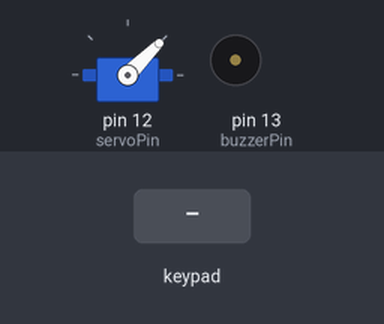
This sketch was run on a simulated Arduino Uno, built with avr-gcc and run on an emulated ATmega328P. Parts: servo, buzzer (waves = sounding, pin HIGH). Wiring (inferred from the names in the program): 4×4 keypad with keys 1 2 3 A 4 5 6 B 7 8 9 C * 0 # D: rows pin 11, pin 10, pin 9, pin 8; columns pin 7, pin 6, pin 5, pin 4. Inputs (shaded band) come from the test bench. Pins used as bus, display or sensor lines are not drawn.

Above: at 1.2 s.
1.3 s: keypad keys 1 2 3 4 pressed 0.4 s apart
At 1.5 s:
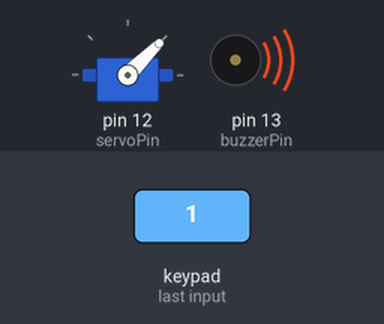
At 3.8 s:
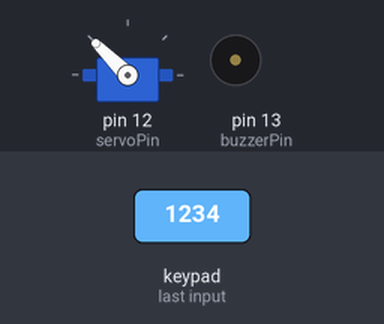
Timing chart, 0 to 6.3 s (numbered marks = the images above; inputs shaded):
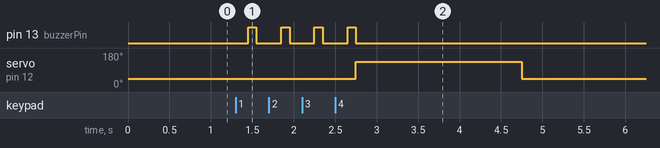

Measured:
- after the input at 1.3 s, pin 13 (buzzerPin): alternates HIGH for 0.10 s and LOW for 0.30 s, 8 changes in all, then stays LOW, starting after 0.15 s; servo on pin 12 (servoPin): 45° → 135° after 1.5 s, → 45° 2.0 s later

The sketch:

keypad_2.ino
```cpp
#include <Servo.h>

// Define row and column pins
const byte ROWS = 4;
const byte COLS = 4;
byte rowPins[4] = {11, 10, 9, 8}; // Row pins
byte colPins[4] = {7, 6, 5, 4};   // Column pins

// Key mapping table
char keys[ROWS][COLS] = {
  {'1', '2', '3', 'A'},
  {'4', '5', '6', 'B'},
  {'7', '8', '9', 'C'},
  {'*', '0', '#', 'D'}
};

Servo myservo;     // Create servo object to control a servo
int servoPin = 12;  // Define the servo pin
int buzzerPin = 13; // Define the buzzer pin

char passWord[] = {'1', '2', '3', '4'}; // Save the correct password

void setup() {
  myservo.attach(servoPin);   // Attaches the servo on servoPin to the servo object
  myservo.write(45);          // Let the steering gear move to the start position
  pinMode(buzzerPin, OUTPUT);

  // Configure row pins as OUTPUT and set HIGH initially
  for (byte r = 0; r < 4; r++) {
    pinMode(rowPins[r], OUTPUT);
    digitalWrite(rowPins[r], HIGH);
  }
  // Configure column pins as INPUT with pull-up resistors
  for (byte c = 0; c < 4; c++) {
    pinMode(colPins[c], INPUT_PULLUP);
  }
}

void loop() {
  static char keyIn[4];     // Save the input character
  static byte keyInNum = 0; // Save the the number of input characters
  char keyPressed = getKey();  // Get the character input

  // Handle the input characters
  if (keyPressed) {
    // Make a prompt tone each time press the key
    digitalWrite(buzzerPin, HIGH);
    delay(100);
    digitalWrite(buzzerPin, LOW);

    // Save the input characters
    keyIn[keyInNum++] = keyPressed;

    // Judge the correctness after input
    if (keyInNum == 4) {
      bool isRight = true;            // Save whether password is correct or not
      for (int i = 0; i < 4; i++) {   // Judge whether each character of the password is correct or not
          if (keyIn[i] != passWord[i])
              isRight = false;        // Mark wrong password if there is any wrong character.
      }

      if (isRight) {                  // If the input password is right
          myservo.write(135);         // Open the switch
          delay(2000);                // Delay a period of time
          myservo.write(45);          // Close the switch
      }
      else {                          // If the input password is wrong
          digitalWrite(buzzerPin, HIGH);// Make a wrong password prompt tone
          delay(500);
          digitalWrite(buzzerPin, LOW);
      }
      keyInNum = 0; // Reset the number of the input characters to 0
    }
  }
}

char getKey() {
  // Scan each row sequentially
  for (byte r = 0; r < ROWS; r++) {
    digitalWrite(rowPins[r], LOW);              // Activate current row
    for (byte c = 0; c < COLS; c++) {
      if (digitalRead(colPins[c]) == LOW) {     // Check if key is pressed (LOW)
        delay(20);                              // Debounce delay
        while (digitalRead(colPins[c]) == LOW); // Wait for key release
        digitalWrite(rowPins[r], HIGH);         // Deactivate current row
        return keys[r][c];                      // Return corresponding key value
      }
    }
    digitalWrite(rowPins[r], HIGH);             // Deactivate current row
  }
  return '\0';                                  // No key pressed
}
```
